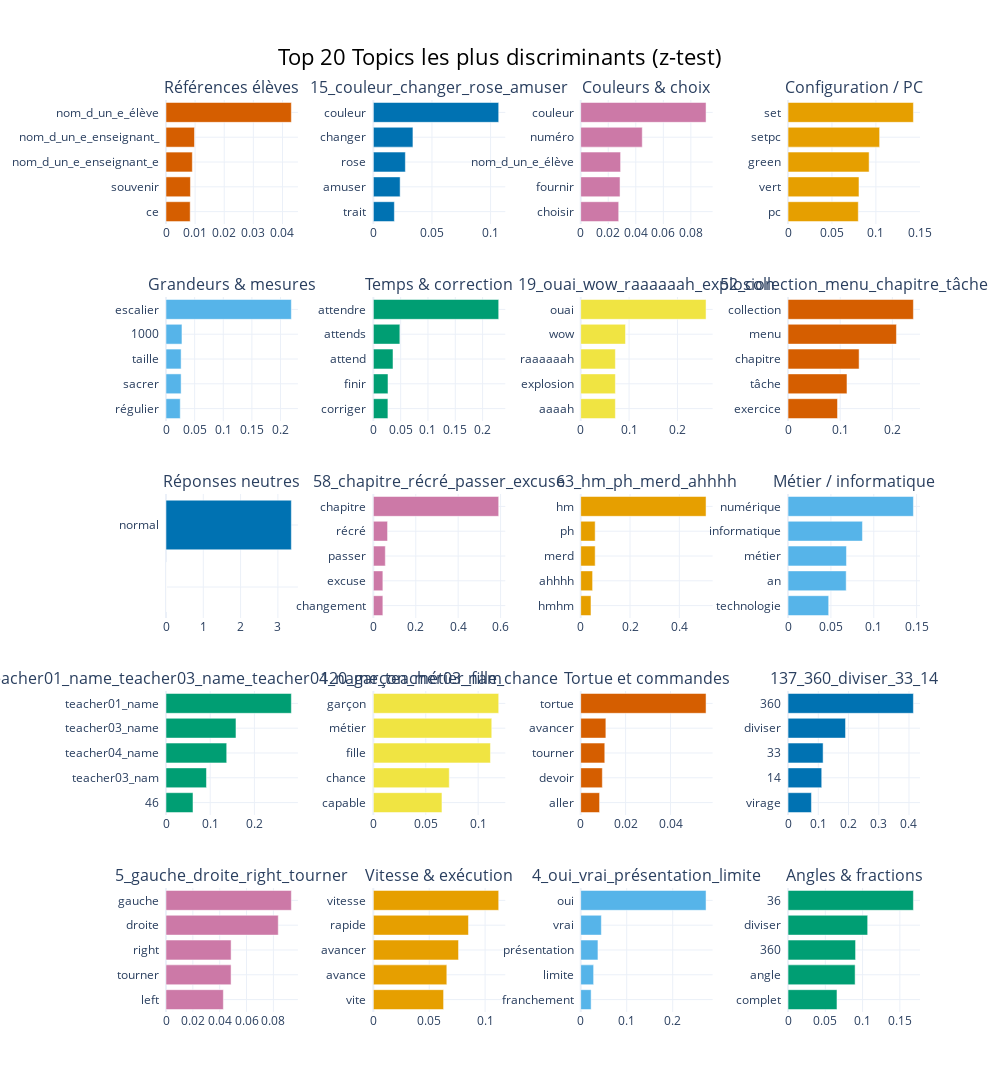

The code cell stored with this chart in its notebook:
### Code cell
# Step 1: Get top topics by |z| from z-test results
top_z_topics = sig_df_fdr.copy()
top_z_topics['abs_z'] = top_z_topics['z_stat'].abs()
top_z_topics = top_z_topics.sort_values(by='abs_z', ascending=False).head(20)

# Step 2: Extract topics and their z-scores
top_topic_ids = top_z_topics['topic'].tolist()
top_z_scores = top_z_topics['z_stat'].tolist()

# Step 3: Auto-generate fallback labels from top words (for unknown topics)
topic_names = {}
for topic_id in top_topic_ids:
    top_words = [word for word, _ in topic_model.get_topic(topic_id)[:3]]
    topic_names[topic_id] = "_".join(top_words) if top_words else f"Topic {topic_id}"

# Step 4: Final custom labels
custom_labels = [
    f"{topic_names[t]} (z={z:.2f})"
    for t, z in zip(top_topic_ids, top_z_scores)
]

# Step 5: Plot
topic_model.visualize_barchart(
    topics=top_topic_ids,
    custom_labels=custom_labels,
    title="Top 20 Topics les plus discriminants (z-test)"
)

### Figure 1 — Plotly figure (JSON) as saved in the notebook; plotly's stock layout.template omitted (floating-point values rounded to 4 significant figures)
{"data": [{"marker": {"color": "#D55E00"}, "orientation": "h", "type": "bar", "x": [0.008308, 0.008389, 0.009042, 0.009784, 0.04305], "xaxis": "x", "y": ["ce  ", "souvenir  ", "nom_d_un_e_enseignant_e  ", "nom_d_un_e_enseignant_  ", "nom_d_un_e_élève  "], "yaxis": "y"}, {"marker": {"color": "#0072B2"}, "orientation": "h", "type": "bar", "x": [0.01793, 0.02285, 0.02731, 0.03377, 0.1069], "xaxis": "x2", "y": ["trait  ", "amuser  ", "rose  ", "changer  ", "couleur  "], "yaxis": "y2"}, {"marker": {"color": "#CC79A7"}, "orientation": "h", "type": "bar", "x": [0.02759, 0.02856, 0.02896, 0.04469, 0.09102], "xaxis": "x3", "y": ["choisir  ", "fournir  ", "nom_d_un_e_élève  ", "numéro  ", "couleur  "], "yaxis": "y3"}, {"marker": {"color": "#E69F00"}, "orientation": "h", "type": "bar", "x": [0.07997, 0.08076, 0.0923, 0.1043, 0.1427], "xaxis": "x4", "y": ["pc  ", "vert  ", "green  ", "setpc  ", "set  "], "yaxis": "y4"}, {"marker": {"color": "#56B4E9"}, "orientation": "h", "type": "bar", "x": [0.0249, 0.02639, 0.02639, 0.02787, 0.2189], "xaxis": "x5", "y": ["régulier  ", "sacrer  ", "taille  ", "1000  ", "escalier  "], "yaxis": "y5"}, {"marker": {"color": "#009E73"}, "orientation": "h", "type": "bar", "x": [0.02664, 0.0268, 0.03596, 0.04853, 0.2295], "xaxis": "x6", "y": ["corriger  ", "finir  ", "attend  ", "attends  ", "attendre  "], "yaxis": "y6"}, {"marker": {"color": "#F0E442"}, "orientation": "h", "type": "bar", "x": [0.07164, 0.07164, 0.07164, 0.09257, 0.2591], "xaxis": "x7", "y": ["aaaah  ", "explosion  ", "raaaaaah  ", "wow  ", "ouai  "], "yaxis": "y7"}, {"marker": {"color": "#D55E00"}, "orientation": "h", "type": "bar", "x": [0.09483, 0.113, 0.1362, 0.2078, 0.2404], "xaxis": "x8", "y": ["exercice  ", "tâche  ", "chapitre  ", "menu  ", "collection  "], "yaxis": "y8"}, {"marker": {"color": "#0072B2"}, "orientation": "h", "type": "bar", "x": [1e-05, 1e-05, 1e-05, 1e-05, 3.361], "xaxis": "x9", "y": ["  ", "  ", "  ", "  ", "normal  "], "yaxis": "y9"}, {"marker": {"color": "#CC79A7"}, "orientation": "h", "type": "bar", "x": [0.04484, 0.04484, 0.05639, 0.06698, 0.5911], "xaxis": "x10", "y": ["changement  ", "excuse  ", "passer  ", "récré  ", "chapitre  "], "yaxis": "y10"}, {"marker": {"color": "#E69F00"}, "orientation": "h", "type": "bar", "x": [0.04171, 0.04826, 0.05868, 0.05868, 0.5084], "xaxis": "x11", "y": ["hmhm  ", "ahhhh  ", "merd  ", "ph  ", "hm  "], "yaxis": "y11"}, {"marker": {"color": "#56B4E9"}, "orientation": "h", "type": "bar", "x": [0.0474, 0.06784, 0.06814, 0.08681, 0.1463], "xaxis": "x12", "y": ["technologie  ", "an  ", "métier  ", "informatique  ", "numérique  "], "yaxis": "y12"}, {"marker": {"color": "#009E73"}, "orientation": "h", "type": "bar", "x": [0.06105, 0.09157, 0.1374, 0.1583, 0.2836], "xaxis": "x13", "y": ["46  ", "teacher03_nam  ", "teacher04_name  ", "teacher03_name  ", "teacher01_name  "], "yaxis": "y13"}, {"marker": {"color": "#F0E442"}, "orientation": "h", "type": "bar", "x": [0.06546, 0.07242, 0.1117, 0.113, 0.1196], "xaxis": "x14", "y": ["capable  ", "chance  ", "fille  ", "métier  ", "garçon  "], "yaxis": "y14"}, {"marker": {"color": "#D55E00"}, "orientation": "h", "type": "bar", "x": [0.008406, 0.009637, 0.01072, 0.01121, 0.05583], "xaxis": "x15", "y": ["aller  ", "devoir  ", "tourner  ", "avancer  ", "tortue  "], "yaxis": "y15"}, {"marker": {"color": "#0072B2"}, "orientation": "h", "type": "bar", "x": [0.07729, 0.1114, 0.1159, 0.1901, 0.4146], "xaxis": "x16", "y": ["virage  ", "14  ", "33  ", "diviser  ", "360  "], "yaxis": "y16"}, {"marker": {"color": "#CC79A7"}, "orientation": "h", "type": "bar", "x": [0.04273, 0.04848, 0.0485, 0.08363, 0.09339], "xaxis": "x17", "y": ["left  ", "tourner  ", "right  ", "droite  ", "gauche  "], "yaxis": "y17"}, {"marker": {"color": "#E69F00"}, "orientation": "h", "type": "bar", "x": [0.06286, 0.06575, 0.07623, 0.08513, 0.1122], "xaxis": "x18", "y": ["vite  ", "avance  ", "avancer  ", "rapide  ", "vitesse  "], "yaxis": "y18"}, {"marker": {"color": "#56B4E9"}, "orientation": "h", "type": "bar", "x": [0.02264, 0.02806, 0.03747, 0.04488, 0.2724], "xaxis": "x19", "y": ["franchement  ", "limite  ", "présentation  ", "vrai  ", "oui  "], "yaxis": "y19"}, {"marker": {"color": "#009E73"}, "orientation": "h", "type": "bar", "x": [0.06566, 0.08998, 0.0906, 0.1068, 0.1682], "xaxis": "x20", "y": ["complet  ", "angle  ", "360  ", "diviser  ", "36  "], "yaxis": "y20"}], "layout": {"annotations": [{"font": {"size": 16}, "showarrow": false, "text": "Références élèves", "x": 0.0875, "xanchor": "center", "xref": "paper", "y": 1.0, "yanchor": "bottom", "yref": "paper"}, {"font": {"size": 16}, "showarrow": false, "text": "15_couleur_changer_rose_amuser", "x": 0.3625, "xanchor": "center", "xref": "paper", "y": 1.0, "yanchor": "bottom", "yref": "paper"}, {"font": {"size": 16}, "showarrow": false, "text": "Couleurs & choix", "x": 0.6375, "xanchor": "center", "xref": "paper", "y": 1.0, "yanchor": "bottom", "yref": "paper"}, {"font": {"size": 16}, "showarrow": false, "text": "Configuration / PC", "x": 0.9125, "xanchor": "center", "xref": "paper", "y": 1.0, "yanchor": "bottom", "yref": "paper"}, {"font": {"size": 16}, "showarrow": false, "text": "Grandeurs & mesures", "x": 0.0875, "xanchor": "center", "xref": "paper", "y": 0.784, "yanchor": "bottom", "yref": "paper"}, {"font": {"size": 16}, "showarrow": false, "text": "Temps & correction", "x": 0.3625, "xanchor": "center", "xref": "paper", "y": 0.784, "yanchor": "bottom", "yref": "paper"}, {"font": {"size": 16}, "showarrow": false, "text": "19_ouai_wow_raaaaaah_explosion", "x": 0.6375, "xanchor": "center", "xref": "paper", "y": 0.784, "yanchor": "bottom", "yref": "paper"}, {"font": {"size": 16}, "showarrow": false, "text": "52_collection_menu_chapitre_tâche", "x": 0.9125, "xanchor": "center", "xref": "paper", "y": 0.784, "yanchor": "bottom", "yref": "paper"}, {"font": {"size": 16}, "showarrow": false, "text": "Réponses neutres", "x": 0.0875, "xanchor": "center", "xref": "paper", "y": 0.568, "yanchor": "bottom", "yref": "paper"}, {"font": {"size": 16}, "showarrow": false, "text": "58_chapitre_récré_passer_excuse", "x": 0.3625, "xanchor": "center", "xref": "paper", "y": 0.568, "yanchor": "bottom", "yref": "paper"}, {"font": {"size": 16}, "showarrow": false, "text": "63_hm_ph_merd_ahhhh", "x": 0.6375, "xanchor": "center", "xref": "paper", "y": 0.568, "yanchor": "bottom", "yref": "paper"}, {"font": {"size": 16}, "showarrow": false, "text": "Métier / informatique", "x": 0.9125, "xanchor": "center", "xref": "paper", "y": 0.568, "yanchor": "bottom", "yref": "paper"}, {"font": {"size": 16}, "showarrow": false, "text": "72_teacher01_name_teacher03_name_teacher04_name_teacher03_nam", "x": 0.0875, "xanchor": "center", "xref": "paper", "y": 0.352, "yanchor": "bottom", "yref": "paper"}, {"font": {"size": 16}, "showarrow": false, "text": "120_garçon_métier_fille_chance", "x": 0.3625, "xanchor": "center", "xref": "paper", "y": 0.352, "yanchor": "bottom", "yref": "paper"}, {"font": {"size": 16}, "showarrow": false, "text": "Tortue et commandes", "x": 0.6375, "xanchor": "center", "xref": "paper", "y": 0.352, "yanchor": "bottom", "yref": "paper"}, {"font": {"size": 16}, "showarrow": false, "text": "137_360_diviser_33_14", "x": 0.9125, "xanchor": "center", "xref": "paper", "y": 0.352, "yanchor": "bottom", "yref": "paper"}, {"font": {"size": 16}, "showarrow": false, "text": "5_gauche_droite_right_tourner", "x": 0.0875, "xanchor": "center", "xref": "paper", "y": 0.136, "yanchor": "bottom", "yref": "paper"}, {"font": {"size": 16}, "showarrow": false, "text": "Vitesse & exécution", "x": 0.3625, "xanchor": "center", "xref": "paper", "y": 0.136, "yanchor": "bottom", "yref": "paper"}, {"font": {"size": 16}, "showarrow": false, "text": "4_oui_vrai_présentation_limite", "x": 0.6375, "xanchor": "center", "xref": "paper", "y": 0.136, "yanchor": "bottom", "yref": "paper"}, {"font": {"size": 16}, "showarrow": false, "text": "Angles & fractions", "x": 0.9125, "xanchor": "center", "xref": "paper", "y": 0.136, "yanchor": "bottom", "yref": "paper"}], "height": 1250, "hoverlabel": {"bgcolor": "white", "font": {"family": "Rockwell", "size": 16}}, "showlegend": false, "title": {"font": {"color": "Black", "size": 22}, "text": "Top 20 Topics les plus discriminants (z-test)", "x": 0.5, "xanchor": "center", "yanchor": "top"}, "width": 1000, "xaxis": {"anchor": "y", "domain": [0, 0.175], "showgrid": true}, "xaxis10": {"anchor": "y10", "domain": [0.275, 0.45], "showgrid": true}, "xaxis11": {"anchor": "y11", "domain": [0.55, 0.725], "showgrid": true}, "xaxis12": {"anchor": "y12", "domain": [0.825, 1], "showgrid": true}, "xaxis13": {"anchor": "y13", "domain": [0, 0.175], "showgrid": true}, "xaxis14": {"anchor": "y14", "domain": [0.275, 0.45], "showgrid": true}, "xaxis15": {"anchor": "y15", "domain": [0.55, 0.725], "showgrid": true}, "xaxis16": {"anchor": "y16", "domain": [0.825, 1], "showgrid": true}, "xaxis17": {"anchor": "y17", "domain": [0, 0.175], "showgrid": true}, "xaxis18": {"anchor": "y18", "domain": [0.275, 0.45], "showgrid": true}, "xaxis19": {"anchor": "y19", "domain": [0.55, 0.725], "showgrid": true}, "xaxis2": {"anchor": "y2", "domain": [0.275, 0.45], "showgrid": true}, "xaxis20": {"anchor": "y20", "domain": [0.825, 1], "showgrid": true}, "xaxis3": {"anchor": "y3", "domain": [0.55, 0.725], "showgrid": true}, "xaxis4": {"anchor": "y4", "domain": [0.825, 1], "showgrid": true}, "xaxis5": {"anchor": "y5", "domain": [0, 0.175], "showgrid": true}, "xaxis6": {"anchor": "y6", "domain": [0.275, 0.45], "showgrid": true}, "xaxis7": {"anchor": "y7", "domain": [0.55, 0.725], "showgrid": true}, "xaxis8": {"anchor": "y8", "domain": [0.825, 1], "showgrid": true}, "xaxis9": {"anchor": "y9", "domain": [0, 0.175], "showgrid": true}, "yaxis": {"anchor": "x", "domain": [0.864, 1.0], "showgrid": true}, "yaxis10": {"anchor": "x10", "domain": [0.432, 0.568], "showgrid": true}, "yaxis11": {"anchor": "x11", "domain": [0.432, 0.568], "showgrid": true}, "yaxis12": {"anchor": "x12", "domain": [0.432, 0.568], "showgrid": true}, "yaxis13": {"anchor": "x13", "domain": [0.216, 0.352], "showgrid": true}, "yaxis14": {"anchor": "x14", "domain": [0.216, 0.352], "showgrid": true}, "yaxis15": {"anchor": "x15", "domain": [0.216, 0.352], "showgrid": true}, "yaxis16": {"anchor": "x16", "domain": [0.216, 0.352], "showgrid": true}, "yaxis17": {"anchor": "x17", "domain": [0, 0.136], "showgrid": true}, "yaxis18": {"anchor": "x18", "domain": [0, 0.136], "showgrid": true}, "yaxis19": {"anchor": "x19", "domain": [0, 0.136], "showgrid": true}, "yaxis2": {"anchor": "x2", "domain": [0.864, 1.0], "showgrid": true}, "yaxis20": {"anchor": "x20", "domain": [0, 0.136], "showgrid": true}, "yaxis3": {"anchor": "x3", "domain": [0.864, 1.0], "showgrid": true}, "yaxis4": {"anchor": "x4", "domain": [0.864, 1.0], "showgrid": true}, "yaxis5": {"anchor": "x5", "domain": [0.648, 0.784], "showgrid": true}, "yaxis6": {"anchor": "x6", "domain": [0.648, 0.784], "showgrid": true}, "yaxis7": {"anchor": "x7", "domain": [0.648, 0.784], "showgrid": true}, "yaxis8": {"anchor": "x8", "domain": [0.648, 0.784], "showgrid": true}, "yaxis9": {"anchor": "x9", "domain": [0.432, 0.568], "showgrid": true}}}
